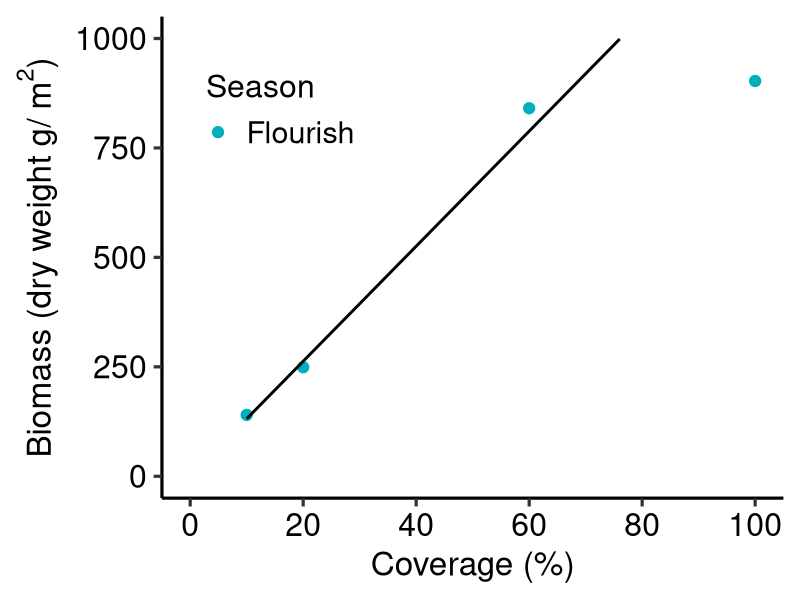
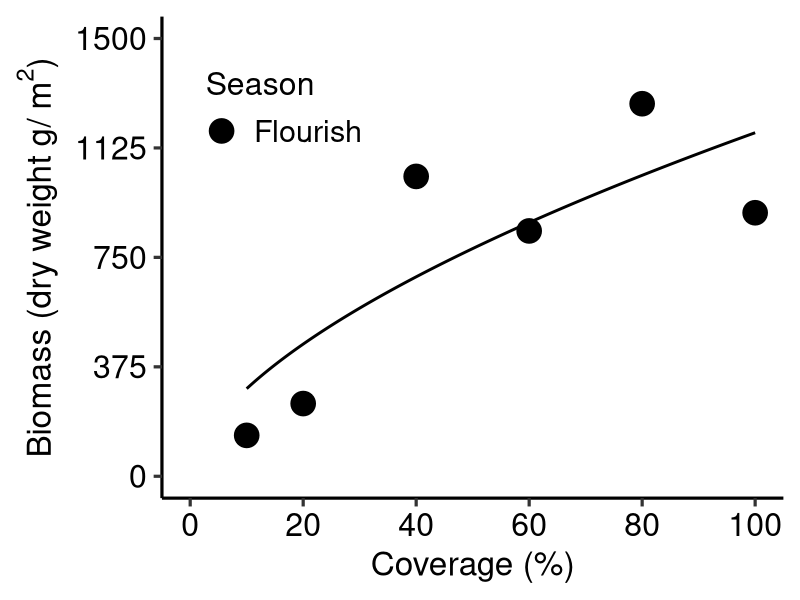
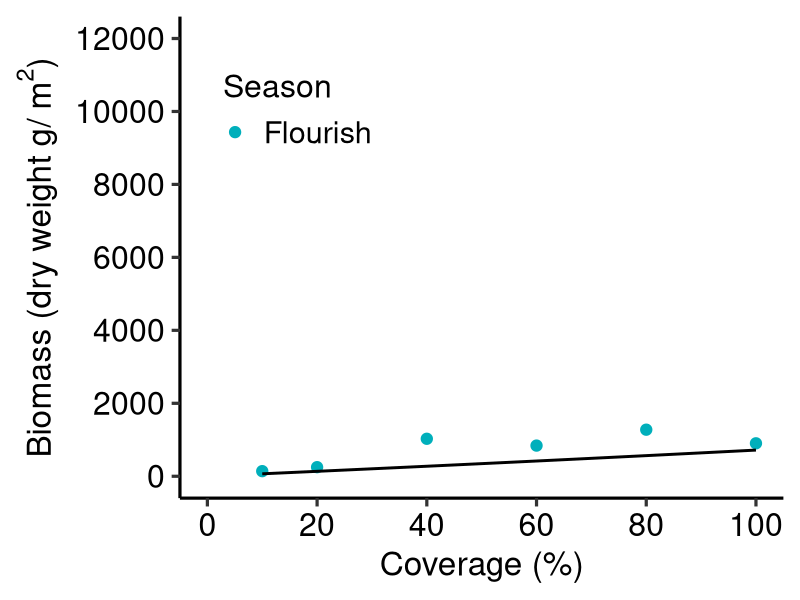
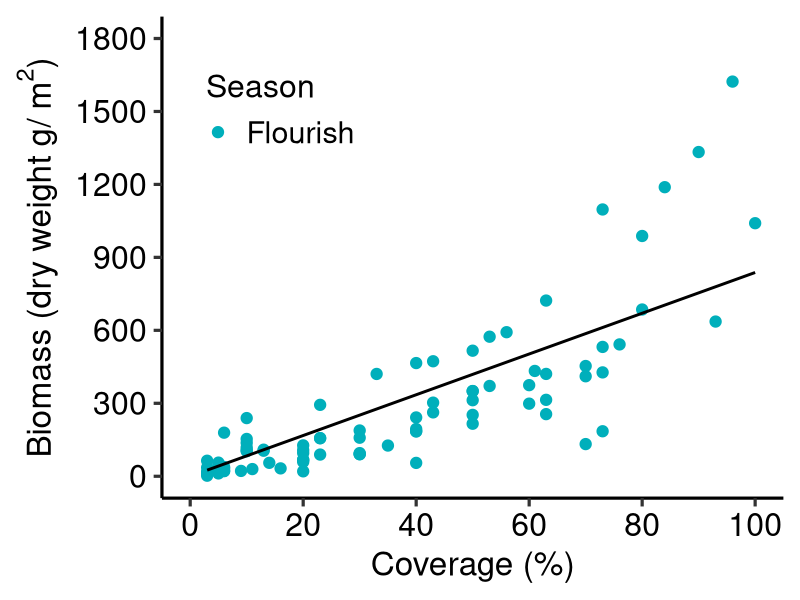

R code for these plots, in order: (Note: this script raises an error after producing the figures.)
###############################################
### R codes for temperate Sargassecea #########
###############################################

rm(list=ls())
library(nlme)
library(ggplot2)

Hondawara<-read.csv("Sargassum_temperate.csv",stringsAsFactors = TRUE)
Hondawara$Season <- factor(Hondawara$Season, levels = c("Flourish","Decline") )
names(Hondawara)

####### Hokkaido @ Uganomoku Stephanocystis hakodatensis ##########
Hondawara_Hokkaido<-subset(Hondawara,Hondawara$Region=="Hokkaido")
Hondawara_Hokkaido$DW_g_m2

###Linear model#####
model1_HD<- nls(DW_g_m2~ a*Cover,
                start = list(a=100),
                control = list(maxiter = 50000, warnOnly = TRUE),
                data = Hondawara_Hokkaido)
summary(model1_HD)
AIC(model1_HD)
BIC(model1_HD)

####Power model#####
model2_HD<- nls(DW_g_m2~ a*Cover^b,
                start = list(a=10,b = 1),
                control = list(maxiter = 50000, warnOnly = TRUE),
                data = Hondawara_Hokkaido)
summary(model2_HD)
AIC(model2_HD)
BIC(model2_HD)

####Exponential model#####
model3_HD<- nls(DW_g_m2~ a*exp(b*Cover),
                start = list(a=40,b = 0.05), 
                control = list(maxiter = 50000, warnOnly = TRUE),
                data = Hondawara_Hokkaido,
                trace=TRUE)
summary(model3_HD)
AIC(model3_HD)
BIC(model3_HD)

model3_HD2<- nls(DW_g_m2~ a*exp(b*Cover)-a,
                start = list(a=40,b = 0.05), 
                control = list(maxiter = 50000, warnOnly = TRUE),
                data = Hondawara_Hokkaido,
                trace=TRUE)
summary(model3_HD2)
AIC(model3_HD2)
BIC(model3_HD2)





####### Hokkaido##########
library(ggplot2)

#Model1
dummy_Hokkaido<- expand.grid(Cover=seq(min(Hondawara_Hokkaido$Cover),
                                       max(Hondawara_Hokkaido$Cover),length=1000))

pred_Hokkaido<- predict(model1_HD,newdata=dummy_Hokkaido,se.fit=T)
dummy_Hokkaido$DW<-pred_Hokkaido

plot_Hokkaido1<-ggplot(data=Hondawara_Hokkaido, aes(x=Cover, y=DW_g_m2,color = Season)) + 
  xlab("Coverage (%)")+ 
  ylab(expression(paste("Biomass (dry weight g/ ",{m^2},")",sep="")))+
  geom_point(size=3.5)+
  scale_x_continuous(breaks=seq(0, 100,length=6),limits=c(0,100))+
  scale_y_continuous(breaks=seq(0, 1000,length=5),limits=c(0,1000))+
  scale_color_manual(labels = c("Flourish", "Decline"),values = c("#00AFBB","#FC4E07"))+
  labs(color='Season')+
  geom_line(data=dummy_Hokkaido, aes(x=Cover, y=DW),linewidth=1,color="black",inherit.aes = FALSE)+
  theme_classic(base_size = 24, base_family = "sans")+
  theme(axis.text = element_text(color="black",size=23))+
  theme(legend.justification=c(0.02,0.02), legend.position=c(0.05,0.7), 
        legend.title=element_text(size=23),legend.text =  element_text(size = 22))
plot_Hokkaido1

#Model2
pred_Hokkaido2<- predict(model2_HD,newdata=dummy_Hokkaido,se.fit=T)
dummy_Hokkaido$DW2<-pred_Hokkaido2

plot_Hokkaido2<-ggplot(data=Hondawara_Hokkaido, aes(x=Cover, y=DW_g_m2,color = Season)) + 
  xlab("Coverage (%)")+ 
  ylab(expression(paste("Biomass (dry weight g/ ",{m^2},")",sep="")))+
  geom_point(size=8)+
  scale_x_continuous(breaks=seq(0, 100,length=6),limits=c(0,100))+
  scale_y_continuous(breaks=seq(0, 1500,length=5),limits=c(0,1500))+
  scale_color_manual(labels = c("Flourish", "Decline"),values = c("black","grey"))+
  labs(color='Season')+
  geom_line(data=dummy_Hokkaido, aes(x=Cover, y=DW2),linewidth=1,color="black",inherit.aes = FALSE)+
  theme_classic(base_size = 24, base_family = "sans")+
  theme(axis.text = element_text(color="black",size=23))+
  theme(legend.justification=c(0.02,0.02), legend.position=c(0.05,0.7), 
        legend.title=element_text(size=23),legend.text =  element_text(size = 22))
plot_Hokkaido2
 
# save width 600 * Height 500 

#Model 3
pred_Hokkaido3<- predict(model3_HD2,newdata=dummy_Hokkaido,se.fit=T)
dummy_Hokkaido$DW3<-pred_Hokkaido3

plot_Hokkaido3<-ggplot(data=Hondawara_Hokkaido, aes(x=Cover, y=DW_g_m2,color = Season)) + 
  xlab("Coverage (%)")+ 
  ylab(expression(paste("Biomass (dry weight g/ ",{m^2},")",sep="")))+
  geom_point(size=3.5)+
  scale_x_continuous(breaks=seq(0, 100,length=6),limits=c(0,100))+
  scale_y_continuous(breaks=seq(0, 12000,length=7),limits=c(0,12000))+
  scale_color_manual(labels = c("Flourish", "Decline"),values = c("#00AFBB","#FC4E07"))+
  labs(color='Season')+
  geom_line(data=dummy_Hokkaido, aes(x=Cover, y=DW3),linewidth=1,color="black",inherit.aes = FALSE)+
  theme_classic(base_size = 24, base_family = "sans")+
  theme(axis.text = element_text(color="black",size=23))+
  theme(legend.justification=c(0.02,0.02), legend.position=c(0.05,0.7), 
        legend.title=element_text(size=23),legend.text =  element_text(size = 22))
plot_Hokkaido3



#width 600 * Height 500 save


####### NorthJapanSea @ Sado ##########
Hondawara_NorthJapanSea<-subset(Hondawara,Hondawara$Region=="NorthJapanSea",na.rm = TRUE)


####Linear model#####
model1_NJ<- nls(DW_g_m2~ a*Cover,
                start = list(a=50),data = Hondawara_NorthJapanSea)
summary(model1_NJ)
AIC(model1_NJ)
BIC(model1_NJ)

####Power model#####
model2_NJ<- nls(DW_g_m2~ a*Cover^b,
                start = list(a=1.444,b = 1.3181),data = Hondawara_NorthJapanSea,
                control = list(maxiter = 50000, warnOnly = TRUE),
                trace=TRUE)
summary(model2_NJ)
AIC(model2_NJ)
BIC(model2_NJ)

####Exponential model#####
model3_NJ<- nls(DW_g_m2~ a*exp(b*Cover),
                start = list(a=17.5,b =0.048), data = Hondawara_NorthJapanSea,
                control = list(maxiter = 50000, warnOnly = TRUE),
                trace=TRUE)

summary(model3_NJ)
AIC(model3_NJ)
BIC(model3_NJ)

model3_NJ2<- nls(DW_g_m2~ a*exp(b*Cover)-a,
                start = list(a=17.5,b =0.048), data = Hondawara_NorthJapanSea,
                control = list(maxiter = 50000, warnOnly = TRUE),
                trace=TRUE)

summary(model3_NJ2)
AIC(model3_NJ2)
BIC(model3_NJ2)



#######Plot line  NorthJapanSea @ Sado##########
#Model1
dummy_NorthJapanSea<- expand.grid(Cover=seq(min(Hondawara_NorthJapanSea$Cover,na.rm=T),
                                            max(Hondawara_NorthJapanSea$Cover,na.rm=T),length=1000,na.rm = TRUE))
pred_NorthJapanSea1<- predict(model1_NJ,newdata=dummy_NorthJapanSea,se.fit=T)
dummy_NorthJapanSea$DW1<-pred_NorthJapanSea1

plot_NorthJapanSea1<-ggplot(data=Hondawara_NorthJapanSea, aes(x=Cover, y=DW_g_m2,color = Season)) + 
  xlab("Coverage (%)")+ 
  ylab(expression(paste("Biomass (dry weight g/ ",{m^2},")",sep="")))+
  geom_point(size=3.5)+
  scale_x_continuous(breaks=seq(0, 100,length=6),limits=c(0,100))+
  scale_y_continuous(breaks=seq(0, 1800,length=7),limits=c(0,1800))+ 
  scale_color_manual(labels = c("Flourish", "Decline"),values = c("#00AFBB","#FC4E07"))+
  labs(color='Season')+
  geom_line(data=dummy_NorthJapanSea, aes(x=Cover, y=DW1),linewidth=1,color="black",inherit.aes = FALSE)+
  theme_classic(base_size = 24, base_family = "sans")+
  theme(axis.text = element_text(color="black",size=23))+
  theme(legend.justification=c(0.02,0.02), legend.position=c(0.05,0.7), 
        legend.title=element_text(size=23),legend.text =  element_text(size = 22))
plot_NorthJapanSea1


#Model2
dummy_NorthJapanSea<- expand.grid(Cover=seq(min(Hondawara_NorthJapanSea$Cover),
                                            max(Hondawara_NorthJapanSea$Cover),length=1000))
pred_NorthJapanSea2<- predict(model2_NJ,newdata=dummy_NorthJapanSea,se.fit=T)
dummy_NorthJapanSea$DW2<-pred_NorthJapanSea2

plot_NorthJapanSea2<-ggplot(data=Hondawara_NorthJapanSea, aes(x=Cover, y=DW_g_m2,color = Season)) + 
  xlab("Coverage (%)")+ 
  ylab(expression(paste("Biomass (dry weight g/ ",{m^2},")",sep="")))+
  geom_point(size=3.5)+
  scale_x_continuous(breaks=seq(0, 100,length=6),limits=c(0,100))+
  scale_y_continuous(breaks=seq(0, 1800,length=7),limits=c(0,1800))+ 
  scale_color_manual(labels = c("Flourish", "Decline"),values = c("#00AFBB","#FC4E07"))+
  labs(color='Season')+
  geom_line(data=dummy_NorthJapanSea, aes(x=Cover, y=DW2),linewidth=1,color="black",inherit.aes = FALSE)+
  theme_classic(base_size = 24, base_family = "sans")+
  theme(axis.text = element_text(color="black",size=23))+
  theme(legend.justification=c(0.02,0.02), legend.position=c(0.05,0.7), 
        legend.title=element_text(size=23),legend.text =  element_text(size = 22))
plot_NorthJapanSea2

#Model3
dummy_NorthJapanSea<- expand.grid(Cover=seq(min(Hondawara_NorthJapanSea$Cover,na.rm=T),
                                            max(Hondawara_NorthJapanSea$Cover,na.rm=T),length=1000))
pred_NorthJapanSea3<- predict(model3_NJ2,newdata=dummy_NorthJapanSea,se.fit=T)
dummy_NorthJapanSea$DW3<-pred_NorthJapanSea3

plot_NorthJapanSea3<-ggplot(data=Hondawara_NorthJapanSea, aes(x=Cover, y=DW_g_m2,color = Season)) + 
  xlab("Coverage (%)")+ 
  ylab(expression(paste("Biomass (dry weight g/ ",{m^2},")",sep="")))+
  geom_point(size=8)+
  scale_x_continuous(breaks=seq(0, 100,length=6),limits=c(0,100))+
  scale_y_continuous(breaks=seq(0, 1800,length=7),limits=c(0,1800))+ 
  scale_color_manual(labels = c("Flourish", "Decline"),values = c("black","grey"))+
  labs(color='Season')+
  geom_line(data=dummy_NorthJapanSea, aes(x=Cover, y=DW3),linewidth=1,color="black",inherit.aes = FALSE)+
  theme_classic(base_size = 24, base_family = "sans")+
  theme(axis.text = element_text(color="black",size=23))+
  theme(legend.justification=c(0.02,0.02), legend.position=c(0.05,0.7), 
        legend.title=element_text(size=23),legend.text =  element_text(size = 22))
plot_NorthJapanSea3

#width 600 * Height 500 save

####### Central Pacific @ Hondawara##########
Hondawara_CentralPacific<-subset(Hondawara,Hondawara$Region=="CentralPacific")

####Linear model#####
model1_cp<- nls(DW_g_m2~ a*Cover,
              start = list(a=50),data = Hondawara_CentralPacific)
summary(model1_cp)
AIC(model1_cp)
BIC(model1_cp)

####Power model#####
model2_cp<- nls(DW_g_m2~ a*Cover^b,
              start = list(a=10,b = 1),data = Hondawara_CentralPacific)
summary(model2_cp)
AIC(model2_cp)
BIC(model2_cp)

####Exponential model#####
model3_cp<- nls(DW_g_m2~ a*exp(b*Cover),
              start = list(a=50,b = 0.01), 
              control = list(maxiter = 50000, warnOnly = TRUE),
              data = Hondawara_CentralPacific,
              trace=TRUE)
summary(model3_cp)
AIC(model3_cp)
BIC(model3_cp)

model3_cp2<- nls(DW_g_m2~ a*exp(b*Cover)-a,
                start = list(a=50,b = 0.01), 
                control = list(maxiter = 50000, warnOnly = TRUE),
                data = Hondawara_CentralPacific,
                trace=TRUE)
summary(model3_cp2)
AIC(model3_cp2)
BIC(model3_cp2)




####### Central Pacific @ Hondawara##########
#Model1
dummy_CentralPacific<- expand.grid(Cover=seq(min(Hondawara_CentralPacific$Cover),
                                             max(Hondawara_CentralPacific$Cover),length=1000))

pred_CentralPacific<- predict(model1_cp,newdata=dummy_CentralPacific,se.fit=T)
dummy_CentralPacific$DW<-pred_CentralPacific
  
plot_CentralPacific1<-ggplot(data=Hondawara_CentralPacific, aes(x=Cover, y=DW_g_m2,color = Season)) + 
  xlab("Coverage (%)")+ 
  ylab(expression(paste("Biomass (dry weight g/ ",{m^2},")",sep="")))+
  geom_point(size=8)+
  scale_x_continuous(breaks=seq(0, 100,length=6),limits=c(0,100))+
  scale_y_continuous(breaks=seq(0, 4000,length=5),limits=c(0,4000))+
  scale_color_manual(labels = c("Flourish", "Decline"),values = c("black","grey"))+
  labs(color='Season')+
  geom_line(data=dummy_CentralPacific, aes(x=Cover, y=DW),linewidth=1,color="black",inherit.aes = FALSE)+
  theme_classic(base_size = 24, base_family = "sans")+
  theme(axis.text = element_text(color="black",size=23))+
  theme(legend.justification=c(0.02,0.02), legend.position=c(0.05,0.7), 
        legend.title=element_text(size=23),legend.text =  element_text(size = 22))
plot_CentralPacific1

#Model2
pred_CentralPacific2<- predict(model2_cp,newdata=dummy_CentralPacific,se.fit=T)
dummy_CentralPacific$DW2<-pred_CentralPacific2

plot_CentralPacific2<-ggplot(data=Hondawara_CentralPacific, aes(x=Cover, y=DW_g_m2,color = Season)) + 
  xlab("Coverage (%)")+ 
  ylab(expression(paste("Biomass (dry weight g/ ",{m^2},")",sep="")))+
  geom_point(size=3.5)+
  scale_x_continuous(breaks=seq(0, 100,length=6),limits=c(0,100))+
  scale_y_continuous(breaks=seq(0, 4000,length=5),limits=c(0,4000))+
  scale_color_manual(labels = c("Flourish", "Decline"),values = c("#00AFBB","#FC4E07"))+
  labs(color='Season')+
  geom_line(data=dummy_CentralPacific, aes(x=Cover, y=DW2),linewidth=1,color="black",inherit.aes = FALSE)+
  theme_classic(base_size = 24, base_family = "sans")+
  theme(axis.text = element_text(color="black",size=23))+
  theme(legend.justification=c(0.02,0.02), legend.position=c(0.05,0.7), 
        legend.title=element_text(size=23),legend.text =  element_text(size = 22))
plot_CentralPacific2

# save width 600 * Height 500 
#Model 3
pred_CentralPacific3<- predict(model3_cp,newdata=dummy_CentralPacific,se.fit=T)
dummy_CentralPacific$DW3<-pred_CentralPacific3

plot_CentralPacific3<-ggplot(data=Hondawara_CentralPacific, aes(x=Cover, y=DW_g_m2,color = Season)) + 
  xlab("Coverage (%)")+ 
  ylab(expression(paste("Biomass (dry weight g/ ",{m^2},")",sep="")))+
  geom_point(size=3.5)+
  scale_x_continuous(breaks=seq(0, 100,length=6),limits=c(0,100))+
  scale_y_continuous(breaks=seq(0, 1500,length=7),limits=c(0,1500))+
  scale_color_manual(labels = c("Flourish", "Decline"),values = c("#00AFBB","#FC4E07"))+
  labs(color='Season')+
  geom_line(data=dummy_CentralPacific, aes(x=Cover, y=DW3),linewidth=1,color="black",inherit.aes = FALSE)+
  theme_classic(base_size = 24, base_family = "sans")+
  theme(axis.text = element_text(color="black",size=23))+
  theme(legend.justification=c(0.02,0.02), legend.position=c(0.05,0.7), 
        legend.title=element_text(size=23),legend.text =  element_text(size = 22))
plot_CentralPacific3


#Model4
pred_CentralPacific4<- predict(model4_cp,newdata=dummy_CentralPacific,se.fit=T)
dummy_CentralPacific$DW4<-pred_CentralPacific4

plot_CentralPacific4<-ggplot(data=Hondawara_CentralPacific, aes(x=Cover, y=DW_g_m2,color = Season)) + 
  xlab("Coverage (%)")+ 
  ylab(expression(paste("Biomass (dry weight g/ ",{m^2},")",sep="")))+
  geom_point(size=3.5)+
  scale_x_continuous(breaks=seq(0, 100,length=6),limits=c(0,100))+
  scale_y_continuous(breaks=seq(0, 1500,length=7),limits=c(0,1500))+
  scale_color_manual(labels = c("Flourish", "Decline"),values = c("#00AFBB","#FC4E07"))+
  labs(color='Season')+
  geom_line(data=dummy_CentralPacific, aes(x=Cover, y=DW4),linewidth=1,color="black",inherit.aes = FALSE)+
  theme_classic(base_size = 24, base_family = "sans")+
  theme(axis.text = element_text(color="black",size=23))+
  theme(legend.justification=c(0.02,0.02), legend.position=c(0.05,0.7), 
        legend.title=element_text(size=23),legend.text =  element_text(size = 22))
plot_CentralPacific4

#width 600 * Height 500 save




####### SetoIslandSea  ##########
Hondawara_SetoIslandSea<-subset(Hondawara,Hondawara$Region=="SetoIslandSea")


####Linear model#####
model1_ST<- nls(DW_g_m2~ a*Cover,
              start = list(a=50),data = Hondawara_SetoIslandSea)
summary(model1_ST)
AIC(model1_ST)
BIC(model1_ST)

####Power model#####
model2_ST<- nls(DW_g_m2~ a*Cover^b,
              start = list(a=1.444,b = 1.3181),data = Hondawara_SetoIslandSea,
              control = list(maxiter = 50000, warnOnly = TRUE),
              trace=TRUE)
summary(model2_ST)
AIC(model2_ST)
BIC(model2_ST)

####Exponential model#####
model3_ST<- nls(DW_g_m2~ a*exp(b*Cover),
              start = list(a=17.5,b =0.048), data = Hondawara_SetoIslandSea,
              control = list(maxiter = 50000, warnOnly = TRUE),
              trace=TRUE)

summary(model3_ST)
AIC(model3_ST)
BIC(model3_ST)

model3_ST2<- nls(DW_g_m2~ a*exp(b*Cover)-a,
                start = list(a=17.5,b =0.048), data = Hondawara_SetoIslandSea,
                control = list(maxiter = 50000, warnOnly = TRUE),
                trace=TRUE)

summary(model3_ST2)
AIC(model3_ST2)
BIC(model3_ST2)



######Plot line  SetoIslandSea @ Sado##########
#Model1
dummy_SetoIslandSea<- expand.grid(Cover=seq(min(Hondawara_SetoIslandSea$Cover),
                                            max(Hondawara_SetoIslandSea$Cover),length=1000))
pred_SetoIslandSea1<- predict(model1_ST,newdata=dummy_SetoIslandSea,se.fit=T)
dummy_SetoIslandSea$DW1<-pred_SetoIslandSea1

plot_SetoIslandSea1<-ggplot(data=Hondawara_SetoIslandSea, aes(x=Cover, y=DW_g_m2,color = Season)) + 
  xlab("Coverage (%)")+ 
  ylab(expression(paste("Biomass (dry weight g/ ",{m^2},")",sep="")))+
  geom_point(size=8)+
  scale_x_continuous(breaks=seq(0, 100,length=6),limits=c(0,100))+
  scale_y_continuous(breaks=seq(0, 4000,length=5),limits=c(0,4000))+ 
  scale_color_manual(labels = c("Flourish", "Decline"),values = c("black","grey"))+
  labs(color='Season')+
  geom_line(data=dummy_SetoIslandSea, aes(x=Cover, y=DW1),linewidth=1,color="black",inherit.aes = FALSE)+
  theme_classic(base_size = 24, base_family = "sans")+
  theme(axis.text = element_text(color="black",size=23))+
  theme(legend.justification=c(0.02,0.02), legend.position=c(0.05,0.7), 
        legend.title=element_text(size=23),legend.text =  element_text(size = 22))
plot_SetoIslandSea1


#Model2
pred_SetoIslandSea2<- predict(model2_ST,newdata=dummy_SetoIslandSea,se.fit=T)
dummy_SetoIslandSea$DW2<-pred_SetoIslandSea2

plot_SetoIslandSea2<-ggplot(data=Hondawara_SetoIslandSea, aes(x=Cover, y=DW_g_m2,color = Season)) + 
  xlab("Coverage (%)")+ 
  ylab(expression(paste("Biomass (dry weight g/ ",{m^2},")",sep="")))+
  geom_point(size=3.5)+
  scale_x_continuous(breaks=seq(0, 100,length=6),limits=c(0,100))+
  scale_y_continuous(breaks=seq(0, 4000,length=5),limits=c(0,4000))+ 
  scale_color_manual(labels = c("Flourish", "Decline"),values = c("#00AFBB","#FC4E07"))+
  labs(color='Season')+
  geom_line(data=dummy_SetoIslandSea, aes(x=Cover, y=DW2),linewidth=1,color="black",inherit.aes = FALSE)+
  theme_classic(base_size = 24, base_family = "sans")+
  theme(axis.text = element_text(color="black",size=23))+
  theme(legend.justification=c(0.02,0.02), legend.position=c(0.05,0.7), 
        legend.title=element_text(size=23),legend.text =  element_text(size = 22))
plot_SetoIslandSea2

#Model3
pred_SetoIslandSea3<- predict(model3_ST,newdata=dummy_SetoIslandSea,se.fit=T)
dummy_SetoIslandSea$DW3<-pred_SetoIslandSea3

plot_SetoIslandSea3<-ggplot(data=Hondawara_SetoIslandSea, aes(x=Cover, y=DW_g_m2,color = Season)) + 
  xlab("Coverage (%)")+ 
  ylab(expression(paste("Biomass (dry weight g/ ",{m^2},")",sep="")))+
  geom_point(size=3.5)+
  scale_x_continuous(breaks=seq(0, 100,length=6),limits=c(0,100))+
  scale_y_continuous(breaks=seq(0, 4000,length=5),limits=c(0,4000))+ 
  scale_color_manual(labels = c("Flourish", "Decline"),values = c("#00AFBB","#FC4E07"))+
  labs(color='Season')+
  geom_line(data=dummy_SetoIslandSea, aes(x=Cover, y=DW3),linewidth=1,color="black",inherit.aes = FALSE)+
  theme_classic(base_size = 24, base_family = "sans")+
  theme(axis.text = element_text(color="black",size=23))+
  theme(legend.justification=c(0.02,0.02), legend.position=c(0.05,0.7), 
        legend.title=element_text(size=23),legend.text =  element_text(size = 22))
plot_SetoIslandSea3


#width 600 * Height 500 save

####### SouthJapanSea  ##########
Hondawara_SouthJapanSea<-subset(Hondawara,Hondawara$Region=="SouthJapanSea")


####Linear model#####
model1 <- nls(DW_g_m2~ a*Cover,
              start = list(a=50),data = Hondawara_SouthJapanSea)
summary(model1)
AIC(model1)
BIC(model1)

####Power model#####
model2 <- nls(DW_g_m2~ a*Cover^b,
              start = list(a=1.444,b = 1.3181),data = Hondawara_SouthJapanSea,
              control = list(maxiter = 50000, warnOnly = TRUE),
              trace=TRUE)
summary(model2)
AIC(model2)
BIC(model2)

####Exponential model#####
model3 <- nls(DW_g_m2~ a*exp(b*Cover),
              start = list(a=17.5,b =0.048), data = Hondawara_SouthJapanSea,
              control = list(maxiter = 50000, warnOnly = TRUE),
              trace=TRUE)

summary(model3)
AIC(model3)
BIC(model3)

model3_2 <- nls(DW_g_m2~ a*exp(b*Cover)-a,
              start = list(a=17.5,b =0.048), data = Hondawara_SouthJapanSea,
              control = list(maxiter = 50000, warnOnly = TRUE),
              trace=TRUE)

summary(model3_2)
AIC(model3_2)
BIC(model3_2)


######Plot line  SouthJapanSea ##########
#Model1
dummy_SouthJapanSea<- expand.grid(Cover=seq(min(Hondawara_SouthJapanSea$Cover),
                                            max(Hondawara_SouthJapanSea$Cover),length=1000))
pred_SouthJapanSea1<- predict(model1,newdata=dummy_SouthJapanSea,se.fit=T)
dummy_SouthJapanSea$DW1<-pred_SouthJapanSea1

plot_SouthJapanSea1<-ggplot(data=Hondawara_SouthJapanSea, aes(x=Cover, y=DW_g_m2,color = Season)) + 
  xlab("Coverage (%)")+ 
  ylab(expression(paste("Biomass (dry weight g/ ",{m^2},")",sep="")))+
  geom_point(size=8)+
  scale_x_continuous(breaks=seq(0, 100,length=6),limits=c(0,100))+
  scale_y_continuous(breaks=seq(0, 4000,length=5),limits=c(0,4000))+ 
  scale_color_manual(labels = c("Flourish", "Decline"),values = c("black","grey"))+
  labs(color='Season')+
  geom_line(data=dummy_SouthJapanSea, aes(x=Cover, y=DW1),linewidth=1,color="black",inherit.aes = FALSE)+
  theme_classic(base_size = 24, base_family = "sans")+
  theme(axis.text = element_text(color="black",size=23))+
  theme(legend.justification=c(0.02,0.02), legend.position=c(0.05,0.7), 
        legend.title=element_text(size=23),legend.text =  element_text(size = 22))
plot_SouthJapanSea1


#Model2
dummy_SouthJapanSea<- expand.grid(Cover=seq(min(Hondawara_SouthJapanSea$Cover),
                                            max(Hondawara_SouthJapanSea$Cover),length=1000))
pred_SouthJapanSea2<- predict(model2,newdata=dummy_SouthJapanSea,se.fit=T)
dummy_SouthJapanSea$DW2<-pred_SouthJapanSea2

plot_SouthJapanSea2<-ggplot(data=Hondawara_SouthJapanSea, aes(x=Cover, y=DW_g_m2,color = Season)) + 
  xlab("Coverage (%)")+ 
  ylab(expression(paste("Biomass (dry weight g/ ",{m^2},")",sep="")))+
  geom_point(size=3.5)+
  scale_x_continuous(breaks=seq(0, 100,length=6),limits=c(0,100))+
  scale_y_continuous(breaks=seq(0, 4000,length=5),limits=c(0,4000))+ 
  scale_color_manual(labels = c("Flourish", "Decline"),values = c("#00AFBB","#FC4E07"))+
  labs(color='Season')+
  geom_line(data=dummy_SouthJapanSea, aes(x=Cover, y=DW2),linewidth=1,color="black",inherit.aes = FALSE)+
  theme_classic(base_size = 24, base_family = "sans")+
  theme(axis.text = element_text(color="black",size=23))+
  theme(legend.justification=c(0.02,0.02), legend.position=c(0.05,0.7), 
        legend.title=element_text(size=23),legend.text =  element_text(size = 22))
plot_SouthJapanSea2

#Model3
pred_SouthJapanSea3<- predict(model3_2,newdata=dummy_SouthJapanSea,se.fit=T)
dummy_SouthJapanSea$DW3<-pred_SouthJapanSea3

plot_SouthJapanSea3<-ggplot(data=Hondawara_SouthJapanSea, aes(x=Cover, y=DW_g_m2,color = Season)) + 
  xlab("Coverage (%)")+ 
  ylab(expression(paste("Biomass (dry weight g/ ",{m^2},")",sep="")))+
  geom_point(size=5)+
  scale_x_continuous(breaks=seq(0, 100,length=6),limits=c(0,100))+
  scale_y_continuous(breaks=seq(0, 4000,length=5),limits=c(0,4000))+ 
  scale_color_manual(labels = c("Flourish", "Decline"),values = c("black","grey"))+
  labs(color='Season')+
  geom_line(data=dummy_SouthJapanSea, aes(x=Cover, y=DW3),linewidth=1,color="black",inherit.aes = FALSE)+
  theme_classic(base_size = 24, base_family = "sans")+
  theme(axis.text = element_text(color="black",size=23))+
  theme(legend.justification=c(0.02,0.02), legend.position=c(0.05,0.7), 
        legend.title=element_text(size=23),legend.text =  element_text(size = 22))
plot_SouthJapanSea3


#width 600 * Height 500 save

####### EastChinaSea  ##########
Hondawara_EastChinaSea<-subset(Hondawara,Hondawara$Region=="EastChinaSea")


####Linear model#####
model1_EC <- nls(DW_g_m2~ a*Cover,
              start = list(a=50),data = Hondawara_EastChinaSea)
summary(model1_EC)
AIC(model1_EC)
BIC(model1_EC)

####Power model#####
model2_EC<- nls(DW_g_m2~ a*Cover^b,
              start = list(a=1.444,b = 1.3181),data = Hondawara_EastChinaSea,
              control = list(maxiter = 50000, warnOnly = TRUE),
              trace=TRUE)
summary(model2_EC)
AIC(model2_EC)
BIC(model2_EC)

####Exponential model#####
model3_EC<- nls(DW_g_m2~ a*exp(b*Cover),
              start = list(a=17.5,b =0.048), data = Hondawara_EastChinaSea,
              control = list(maxiter = 50000, warnOnly = TRUE),
              trace=TRUE)

summary(model3_EC)
AIC(model3_EC)
BIC(model3_EC)


model3_EC2<- nls(DW_g_m2~ a*exp(b*Cover)-a,
                start = list(a=17.5,b =0.048), data = Hondawara_EastChinaSea,
                control = list(maxiter = 50000, warnOnly = TRUE),
                trace=TRUE)

summary(model3_EC2)
AIC(model3_EC2)
BIC(model3_EC2)

######Plot line  EastChinaSea ##########
#Model1
dummy_EastChinaSea<- expand.grid(Cover=seq(min(Hondawara_EastChinaSea$Cover),
                                            max(Hondawara_EastChinaSea$Cover),length=1000))
pred_EastChinaSea1<- predict(model1_EC,newdata=dummy_EastChinaSea,se.fit=T)
dummy_EastChinaSea$DW1<-pred_EastChinaSea1

plot_EastChinaSea1<-ggplot(data=Hondawara_EastChinaSea, aes(x=Cover, y=DW_g_m2,color = Season)) + 
  xlab("Coverage (%)")+ 
  scale_x_continuous(breaks=seq(0, 100,length=6),limits=c(0,100))+
  ylab(expression(paste("Biomass (dry weight g/ ",{m^2},")",sep="")))+
  geom_point(size=3.5)+
  scale_x_continuous(breaks=seq(0, 100,length=6),limits=c(0,100))+
  scale_y_continuous(breaks=seq(0, 1000,length=6),limits=c(0,1000))+ 
  scale_color_manual(labels = c("Flourish", "Decline"),values = c("#00AFBB","#FC4E07"))+
  labs(color='Season')+
  geom_line(data=dummy_EastChinaSea, aes(x=Cover, y=DW1),linewidth=1,color="black",inherit.aes = FALSE)+
  theme_classic(base_size = 24, base_family = "sans")+
  theme(axis.text = element_text(color="black",size=23))+
  theme(legend.justification=c(0.02,0.02), legend.position=c(0.05,0.7), 
        legend.title=element_text(size=23),legend.text =  element_text(size = 22))
plot_EastChinaSea1


#Model2
dummy_EastChinaSea<- expand.grid(Cover=seq(min(Hondawara_EastChinaSea$Cover),
                                           max(Hondawara_EastChinaSea$Cover),length=1000))
pred_EastChinaSea2<- predict(model2_EC,newdata=dummy_EastChinaSea,se.fit=T)
dummy_EastChinaSea$DW2<-pred_EastChinaSea2

plot_EastChinaSea2<-ggplot(data=Hondawara_EastChinaSea, aes(x=Cover, y=DW_g_m2,color = Season)) + 
  xlab("Coverage (%)")+ 
  ylab(expression(paste("Biomass (dry weight g/ ",{m^2},")",sep="")))+
  geom_point(size=8)+
  scale_color_manual(labels = c("Flourish", "Decline"),values = c("black","grey"))+
  labs(color='Season')+
  xlab("Coverage (%)")+ 
  scale_x_continuous(breaks=seq(0, 100,length=6),limits=c(0,100))+
  scale_y_continuous(breaks=seq(0, 1000,length=6),limits=c(0,1000))+ 
  geom_line(data=dummy_EastChinaSea, aes(x=Cover, y=DW2),linewidth=1,color="black",inherit.aes = FALSE)+
  theme_classic(base_size = 24, base_family = "sans")+
  theme(axis.text = element_text(color="black",size=23))+
  theme(legend.justification=c(0.02,0.02), legend.position=c(0.05,0.7), 
        legend.title=element_text(size=23),legend.text =  element_text(size = 22))
plot_EastChinaSea2

#Model3
pred_EastChinaSea3<- predict(model3_EC,newdata=dummy_EastChinaSea,se.fit=T)
dummy_EastChinaSea$DW3<-pred_EastChinaSea3

plot_EastChinaSea3<-ggplot(data=Hondawara_EastChinaSea, aes(x=Cover, y=DW_g_m2,color = Season)) + 
  xlab("Coverage (%)")+ 
  ylab(expression(paste("Biomass (dry weight g/ ",{m^2},")",sep="")))+
  scale_x_continuous(breaks=seq(0, 100,length=6),limits=c(0,100))+
  ylim(0,500)+
  geom_point(size=3.5)+
  scale_color_manual(labels = c("Flourish", "Decline"),values = c("#00AFBB","#FC4E07"))+
  labs(color='Season')+
  geom_line(data=dummy_EastChinaSea, aes(x=Cover, y=DW3),linewidth=1,color="black",inherit.aes = FALSE)+
  theme_classic(base_size = 24, base_family = "sans")+
  theme(axis.text = element_text(color="black",size=23))+
  theme(legend.justification=c(0.02,0.02), legend.position=c(0.05,0.7), 
        legend.title=element_text(size=23),legend.text =  element_text(size = 22))
plot_EastChinaSea3


#width 600 * Height 500 save

###############################################################################
##Comparison of the relationships for temperate Sargassecea among regions #######
################################################################################

dummy_Hokkaido1<- expand.grid(Cover=seq(min(Hondawara_Hokkaido$Cover),
                                        max(Hondawara_Hokkaido$Cover),length=1000))
pred_Hokkaido2<- predict(model2_HD,newdata=dummy_Hokkaido1,se.fit=T)
dummy_Hokkaido1$DW<-pred_Hokkaido2
dummy_Hokkaido1$RegionClass<-"HD Uganomoku"

dummy_NorthJapanSea1<- expand.grid(Cover=seq(min(Hondawara_NorthJapanSea$Cover,na.rm=T),
                                             max(Hondawara_NorthJapanSea$Cover,na.rm=T),length=1000))
pred_NorthJapanSea3<- predict(model3_NJ2,newdata=dummy_NorthJapanSea,se.fit=T)
dummy_NorthJapanSea1$DW<-pred_NorthJapanSea3
dummy_NorthJapanSea1$RegionClass<-"NJS Hodawara mix"

dummy_CentralPacific1<- expand.grid(Cover=seq(min(Hondawara_CentralPacific$Cover),
                                              max(Hondawara_CentralPacific$Cover),length=1000))
pred_CentralPacific<- predict(model1_cp,newdata=dummy_CentralPacific,se.fit=T)
dummy_CentralPacific1$DW<-pred_CentralPacific
dummy_CentralPacific1$RegionClass<-"CP Ohbamoku"

dummy_SetoIslandSea1<- expand.grid(Cover=seq(min(Hondawara_SetoIslandSea$Cover),
                                             max(Hondawara_SetoIslandSea$Cover),length=1000))
pred_SetoIslandSea1<- predict(model1_ST,newdata=dummy_SetoIslandSea1,se.fit=T)
dummy_SetoIslandSea1$DW<-pred_SetoIslandSea1
dummy_SetoIslandSea1$RegionClass<-"SIS Hodawara mix"

dummy_SouthJapanSea1<- expand.grid(Cover=seq(min(Hondawara_SouthJapanSea$Cover),
                                             max(Hondawara_SouthJapanSea$Cover),length=1000))
pred_SouthJapanSea1<- predict(model1,newdata=dummy_SouthJapanSea1,se.fit=T)
dummy_SouthJapanSea1$DW<-pred_SouthJapanSea1
dummy_SouthJapanSea1$RegionClass<-"SJS Hodawara mix"

dummy_EastChinaSea1<- expand.grid(Cover=seq(min(Hondawara_EastChinaSea$Cover),
                                            max(Hondawara_EastChinaSea$Cover),length=1000))
pred_EastChinaSea2<- predict(model2_EC,newdata=dummy_EastChinaSea1,se.fit=T)
dummy_EastChinaSea1$DW<-pred_EastChinaSea2
dummy_EastChinaSea1$RegionClass<-"ECS Hodawara mix"

dummy_Hodawara<-rbind(dummy_Hokkaido1,dummy_NorthJapanSea1,dummy_CentralPacific1,
                      dummy_SetoIslandSea1,dummy_SouthJapanSea1,dummy_EastChinaSea1)
dummy_Hodawara$RegionClass<-factor(dummy_Hodawara$RegionClass, 
                                   levels = c("HD Uganomoku","NJS Hodawara mix","CP Ohbamoku","SIS Hodawara mix","SJS Hodawara mix","ECS Hodawara mix") )
library(ggplot2)

plot_Hodawara_all<-ggplot(data=dummy_Hodawara, aes(x=Cover, y=DW,linetype = RegionClass,color= RegionClass)) + 
  xlab("Coverage (%)")+ 
  ylab(expression(paste("Biomass (dry weight g/ ",{m^2},")",sep="")))+
  scale_x_continuous(breaks=seq(0, 100,length=6),limits=c(0,100))+
  scale_y_continuous(breaks=seq(0, 2500,length=6),limits=c(0,2500))+ 
  geom_line(linewidth=1.25)+
  theme_classic(base_size = 24, base_family = "sans")+
  theme(axis.text = element_text(color="black",size=23))+
  theme(legend.justification=c(0.02,0.02), legend.position=c(0.05,0.55), 
        legend.title=element_text(size=16),legend.text =  element_text(size = 16))
plot_Hodawara_all


